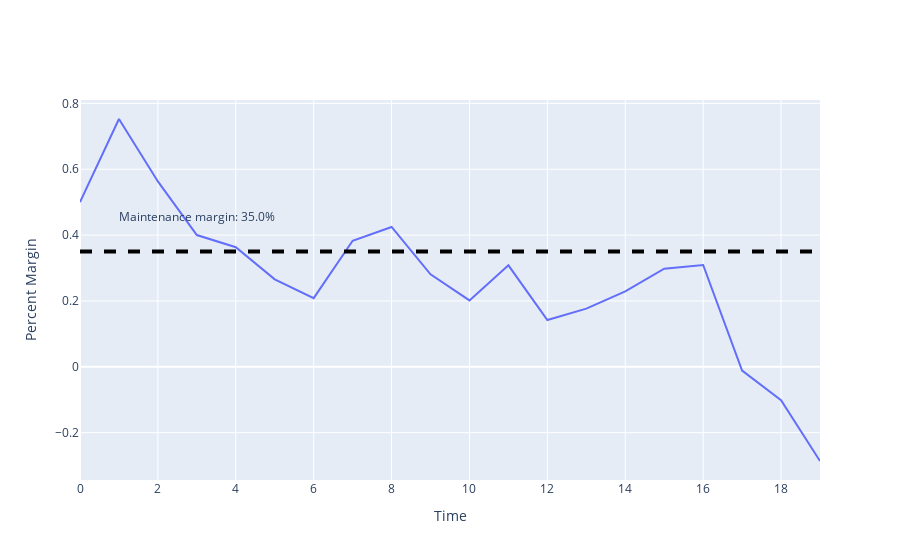

Notebook source saved alongside this figure:
### Code cell
# Plot return time-series
fig = go.Figure()
trace= go.Scatter(x=acct.index, y=acct.pct_margin, hovertemplate="<br>Percent Margin: %{y:.1%}<br><extra></extra>")
fig.add_trace(trace)
# some formatting
fig.update_traces(marker_line_width=1, marker_line_color='black')
fig.layout.xaxis["title"] = "Time"
fig.layout.yaxis["title"] = "Percent Margin"
fig.add_hline(y=MAINTENANCE_MARGIN, line_width=4, line_dash="dash", line_color="black")
fig.add_annotation(x=3, y=MAINTENANCE_MARGIN*1.3,
            text="Maintenance margin: "+f'{MAINTENANCE_MARGIN:.1%}', showarrow=False)
fig.show()

### Figure 1 — Plotly figure (JSON) as saved in the notebook; plotly's stock layout.template omitted (floating-point values rounded to 4 significant figures)
{"data": [{"hovertemplate": "<br>Percent Margin: %{y:.1%}<br><extra></extra>", "marker": {"line": {"color": "black", "width": 1}}, "type": "scatter", "x": [0, 1, 2, 3, 4, 5, 6, 7, 8, 9, 10, 11, 12, 13, 14, 15, 16, 17, 18, 19], "y": [0.5, 0.7526, 0.5629, 0.4002, 0.3632, 0.2655, 0.2086, 0.3828, 0.4247, 0.2809, 0.2017, 0.3082, 0.1419, 0.1768, 0.229, 0.2981, 0.3091, -0.01168, -0.1013, -0.2861]}], "layout": {"annotations": [{"showarrow": false, "text": "Maintenance margin: 35.0%", "x": 3, "y": 0.455}], "shapes": [{"line": {"color": "black", "dash": "dash", "width": 4}, "type": "line", "x0": 0, "x1": 1, "xref": "x domain", "y0": 0.35, "y1": 0.35, "yref": "y"}], "xaxis": {"title": {"text": "Time"}}, "yaxis": {"title": {"text": "Percent Margin"}}}}
